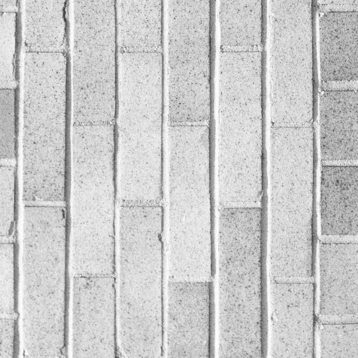
#> input picture images/Q6.png, 358 x 358 px
$ python q6.py
#> lines starting #> are read from the running program, lines starting #| are printed output that depends on the picture; after the words box and inside, x2 and y2 are one past the last pixel; in counts of white or black regions, pixels touching at a corner belong together
import numpy as np
import cv2


def two_d_convolution(image, filter):
    # Get dimensions of the image and the filter
    image_height, image_width = image.shape
    filter_height, filter_width = filter.shape

    # Calculate padding size for the image
    pad_height = filter_height // 2
    pad_width = filter_width // 2

    # Create an empty output image
    output_image = np.zeros((image_height, image_width), dtype=np.uint8)

    # Iterate over each pixel in the image
    for i in range(pad_height, image_height - pad_height):
        for j in range(pad_width, image_width - pad_width):
            # Fit the filter in the image at this pixel
            area_of_interest = image[i-pad_height:i+pad_height+1, j-pad_width:j+pad_width+1]

            # Perform the convolution operation
            output_image[i, j] = np.sum(area_of_interest * filter)

    return output_image


def sobel_operator(image):
    # Define the Sobel operator
    sobel_x = np.array([[-1, 0, 1],
                        [-2, 0, 2],
                        [-1, 0, 1]])

    sobel_y = np.array([[-1, -2, -1],
                        [0, 0, 0],
                        [1, 2, 1]])

    # Apply the Sobel operator
    sobel_x_image = two_d_convolution(image, sobel_x)
    sobel_y_image = two_d_convolution(image, sobel_y)

    # Find the magnitude of the gradient
    gradient_magnitude = np.sqrt(sobel_x_image ** 2 + sobel_y_image ** 2)

    return sobel_x_image, sobel_y_image, gradient_magnitude


def prewitt_operator(image):
    # Define the Prewitt operator
    prewitt_x = np.array([[-1, 0, 1],
                          [-1, 0, 1],
                          [-1, 0, 1]])

    prewitt_y = np.array([[-1, -1, -1],
                            [0, 0, 0],
                            [1, 1, 1]])

    # Apply the Prewitt operator
    prewitt_x_image = two_d_convolution(image, prewitt_x)
    prewitt_y_image = two_d_convolution(image, prewitt_y)

    # Find the magnitude of the gradient
    gradient_magnitude = np.sqrt(prewitt_x_image ** 2 + prewitt_y_image ** 2)

    return prewitt_x_image, prewitt_y_image, gradient_magnitude


def main():
    # import the image
    image = cv2.imread('../images/Q6.png', 0)
#> image is the input picture: shape (358, 358); min 62, max 255, mean 202.2

    # scale down the image to range [0, 1]
    image = image / 255.0

    # Apply the Sobel operator
    sobel_x_image, sobel_y_image, sobel_edges = sobel_operator(image)
#> after the loop in two_d_convolution, `for i in range(pad_height, image_height - pad_height):`:
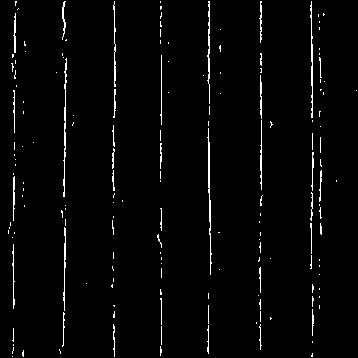
#> output_image: shape (358, 358); min 0, max 255, mean 6.1
#> after the loop in two_d_convolution (call 2), `for i in range(pad_height, image_height - pad_height):`:
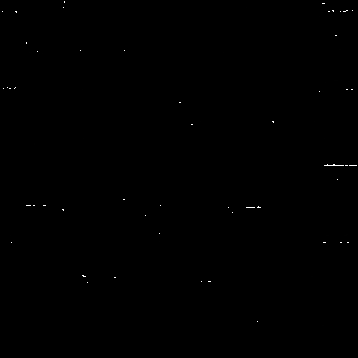
#> output_image: shape (358, 358); min 0, max 255, mean 0.3
#> in sobel_operator, `gradient_magnitude = np.sqrt(sobel_x_image ** 2 + sobel_y_image ** 2)`:
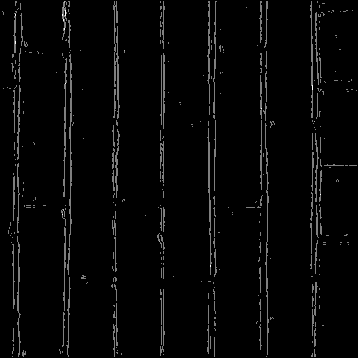
#> gradient_magnitude: shape (358, 358) float16; min 0, max 2, mean 0.0511; drawn with min black and max white

    # Save the results
    cv2.imwrite('output_images/Q6_sobel_edges_x.png', sobel_x_image)
    cv2.imwrite('output_images/Q6_sobel_edges_y.png', sobel_y_image)
    cv2.imwrite('output_images/Q6_sobel_edges.png', sobel_edges * 255)
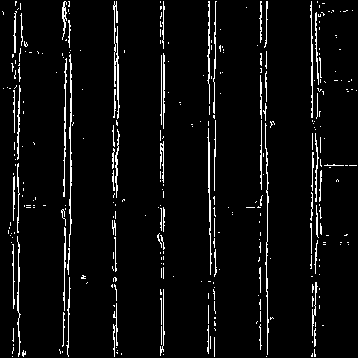
#> saved as Q6_sobel_edges.png: shape (358, 358); 5.1% white in thin lines or dots

    # Apply the Prewitt operator
    prewitt_x_image, prewitt_y_image, prewitt_edges = prewitt_operator(image)
#> in prewitt_operator, `gradient_magnitude = np.sqrt(prewitt_x_image ** 2 + prewitt_y_image **..`:
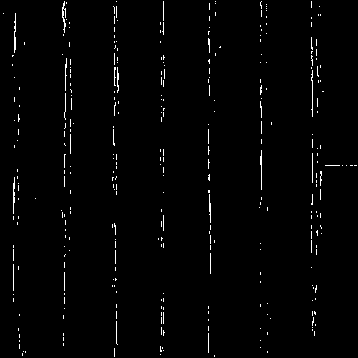
#> gradient_magnitude: shape (358, 358) float16; values 0 (black) and 1 (white), 1.5% white in thin lines or dots

    # Save the results
    cv2.imwrite('output_images/Q6_prewitt_edges_x.png', prewitt_x_image)
    cv2.imwrite('output_images/Q6_prewitt_edges_y.png', prewitt_y_image)
    cv2.imwrite('output_images/Q6_prewitt_edges.png', prewitt_edges * 255)


if __name__ == "__main__":
    main()

$ run again, with images/Q1.png copied over images/Q6.png
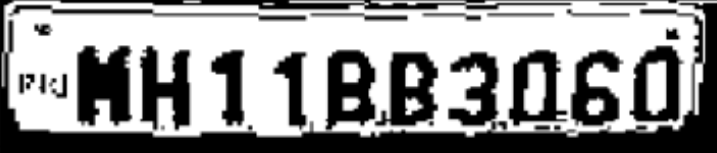
#> input picture images/Q1.png, 717 x 153 px
#> in main, image is the input picture: shape (153, 717); min 0, max 255, mean 146.4
#> in main, `cv2.imwrite('output_images/Q6_sobel_edges.png', sobel_edges * 255)`:
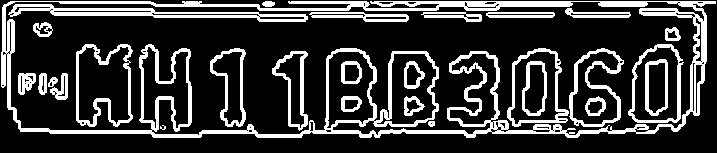
#> saved as Q6_sobel_edges.png: shape (153, 717); 22.1% white; 28 white regions (1 under 20 px), largest, box (x1, y1, x2, y2) and area: (1, 1, 716, 138) 12673, (8, 4, 308, 22) 1826, (76, 44, 133, 127) 1093
#> in main, `cv2.imwrite('output_images/Q6_prewitt_edges.png', prewitt_edges * 255)`:
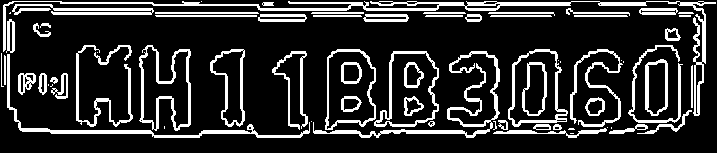
#> saved as Q6_prewitt_edges.png: shape (153, 717); 17.6% white; 72 white regions (16 under 20 px), largest, box (x1, y1, x2, y2) and area: (3, 1, 716, 116) 3161, (313, 51, 500, 138) 1603, (7, 54, 310, 138) 1328

$ run again, with images/Q5.png copied over images/Q6.png
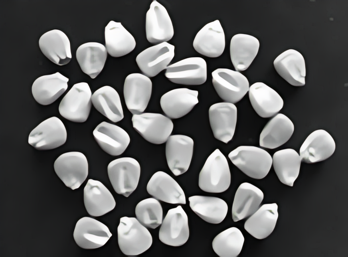
#> input picture images/Q5.png, 348 x 257 px
#> in main, `cv2.imwrite('output_images/Q6_sobel_edges.png', sobel_edges * 255)`:
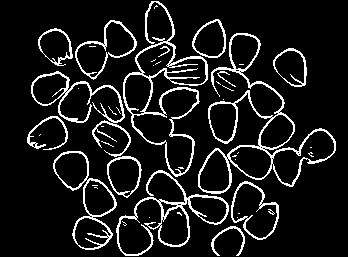
#> saved as Q6_sobel_edges.png: shape (257, 348); 10.4% white in thin lines or dots, all inside (x1, y1, x2, y2) = (27, 1, 336, 256)
#> in main, `cv2.imwrite('output_images/Q6_prewitt_edges.png', prewitt_edges * 255)`:
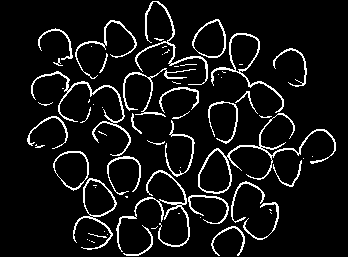
#> saved as Q6_prewitt_edges.png: shape (257, 348); 8% white in thin lines or dots, all inside (x1, y1, x2, y2) = (27, 1, 336, 256)
